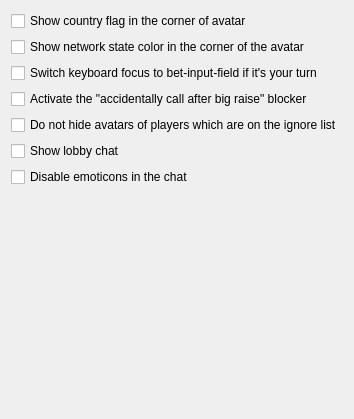
           <widget class="QWidget" name="tab_8">
            <attribute name="title">
             <string>Network / Internet Game</string>
            </attribute>
            <layout class="QGridLayout" name="gridLayout_3">
             <item row="7" column="1">
              <spacer name="verticalSpacer_9">
               <property name="orientation">
                <enum>Qt::Orientation::Vertical</enum>
               </property>
               <property name="sizeHint" stdset="0">
                <size>
                 <width>20</width>
                 <height>221</height>
                </size>
               </property>
              </spacer>
             </item>
             <item row="0" column="0">
              <widget class="QCheckBox" name="checkBox_showCountryFlagInAvatar">
               <property name="text">
                <string>Show country flag in the corner of avatar</string>
               </property>
              </widget>
             </item>
             <item row="5" column="0" colspan="2">
              <widget class="QCheckBox" name="checkBox_UseLobbyChat">
               <property name="text">
                <string>Show lobby chat</string>
               </property>
              </widget>
             </item>
             <item row="2" column="0" colspan="2">
              <widget class="QCheckBox" name="checkBox_enableBetInputFocusSwitch">
               <property name="text">
                <string>Switch keyboard focus to bet-input-field if it's your turn</string>
               </property>
              </widget>
             </item>
             <item row="3" column="0" colspan="2">
              <widget class="QCheckBox" name="checkBox_enableAccidentallyCallBlocker">
               <property name="text">
                <string>Activate the &quot;accidentally call after big raise&quot; blocker</string>
               </property>
              </widget>
             </item>
             <item row="4" column="0" colspan="2">
              <widget class="QCheckBox" name="checkBox_dontHideAvatarsOfIgnored">
               <property name="text">
                <string>Do not hide avatars of players which are on the ignore list</string>
               </property>
              </widget>
             </item>
             <item row="6" column="0">
              <widget class="QCheckBox" name="checkBox_disableChatEmoticons">
               <property name="text">
                <string>Disable emoticons in the chat</string>
               </property>
              </widget>
             </item>
             <item row="1" column="0">
              <widget class="QCheckBox" name="checkBox_showPingStateInAvatar">
               <property name="text">
                <string>Show network state color in the corner of the avatar</string>
               </property>
              </widget>
             </item>
            </layout>
           </widget>
